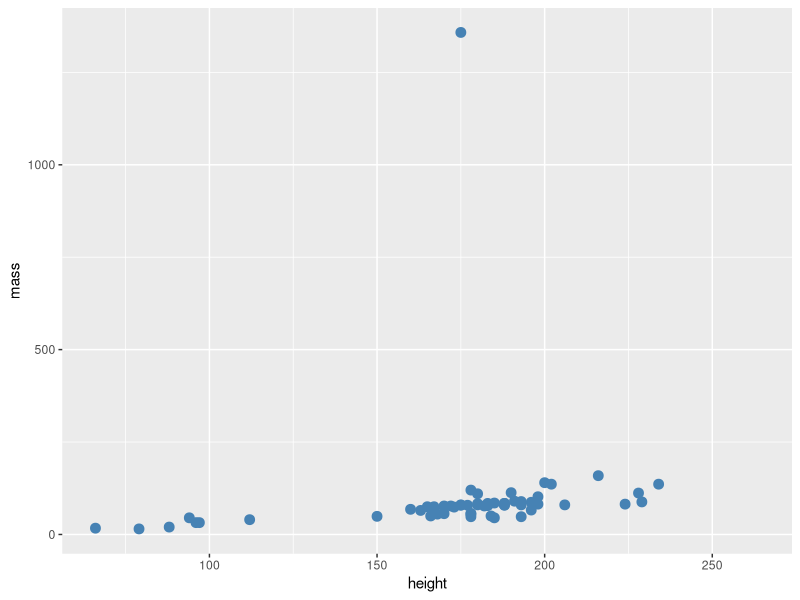
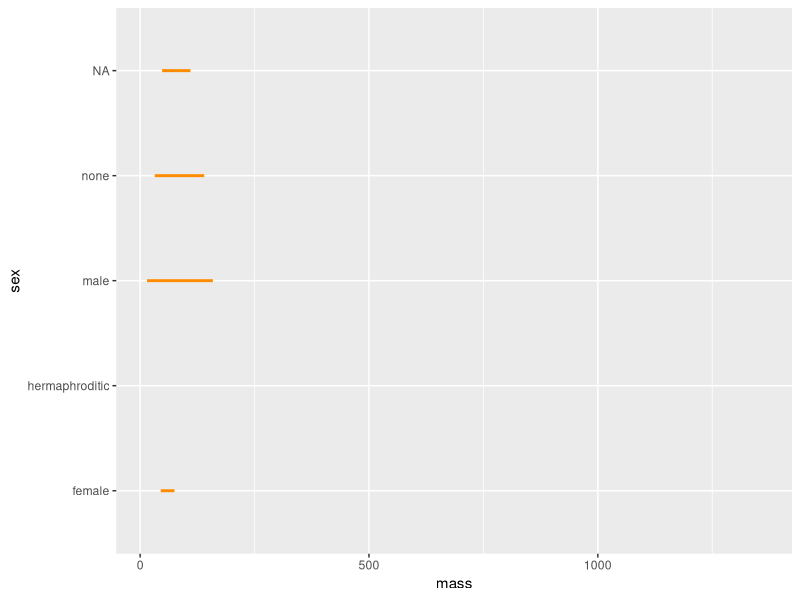
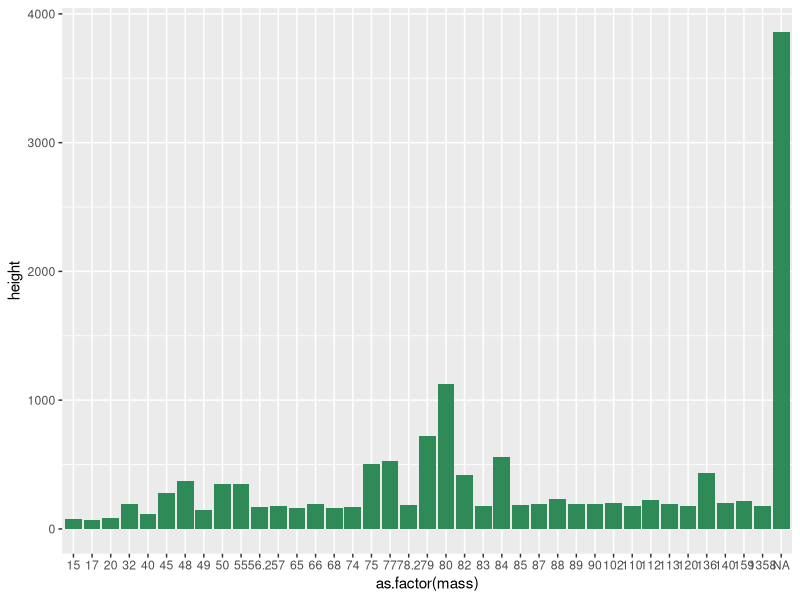
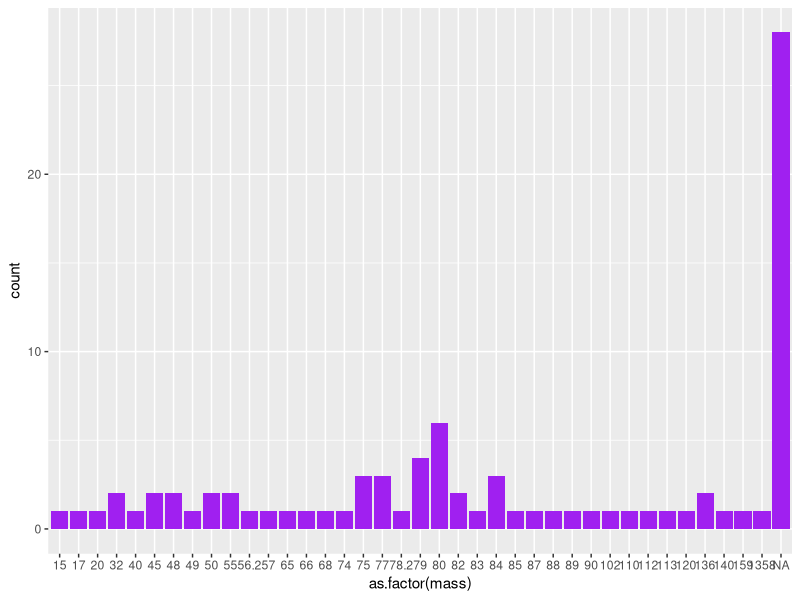
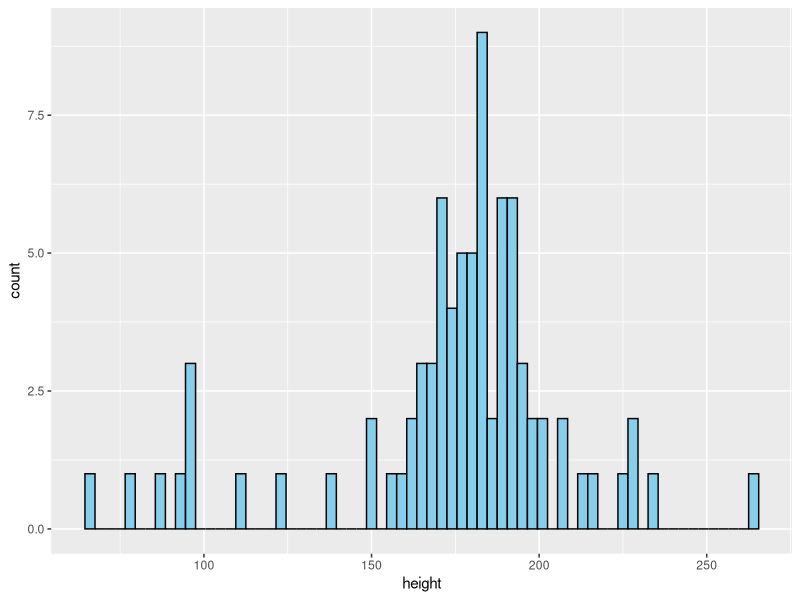
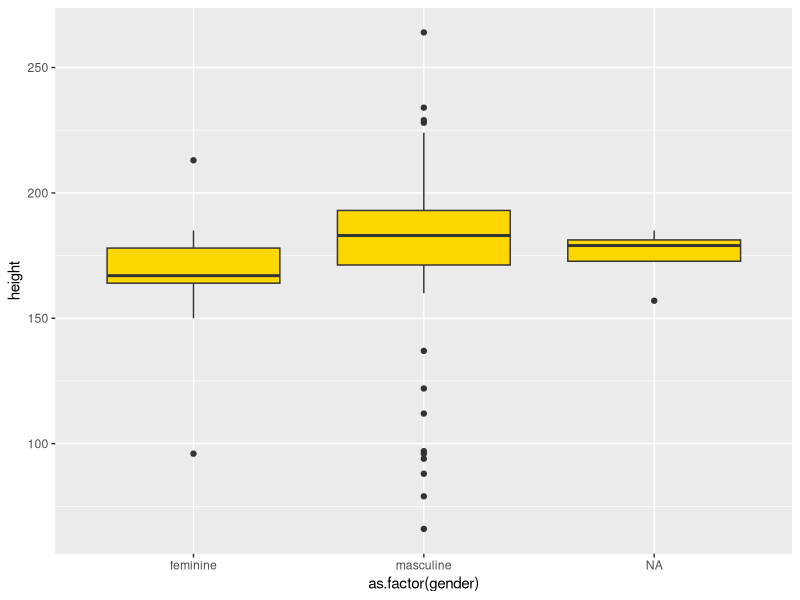
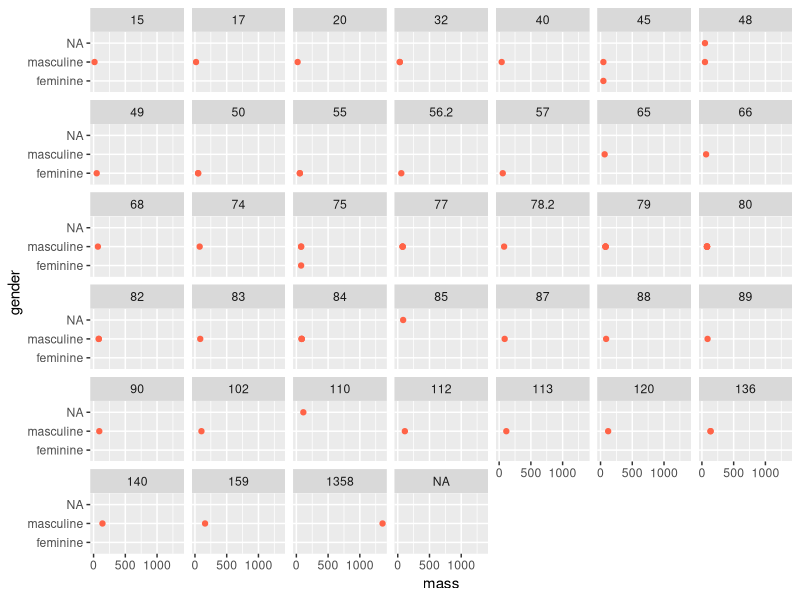
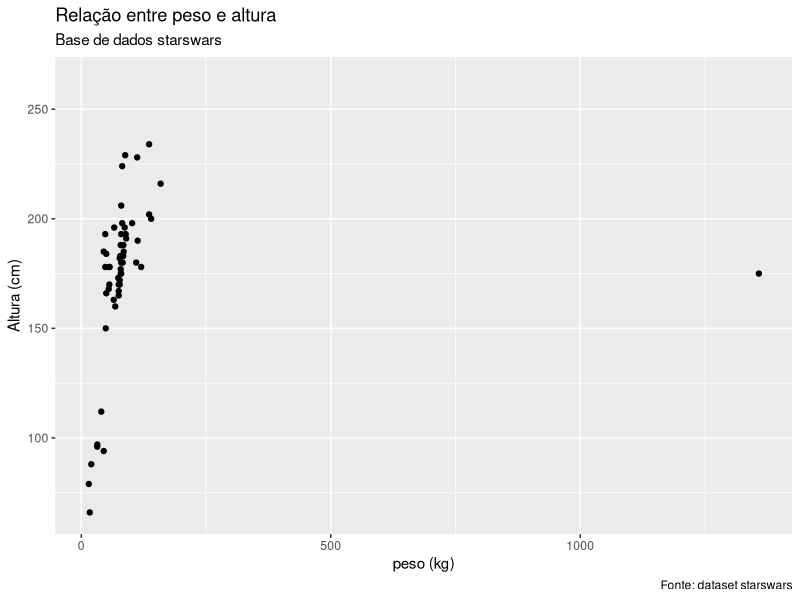

Source code (R) for these figures, in order:
# Explorando o ecossistema tidyverse da linguagem R.

# O que é o tidyverse?
# O tidyverse é um ecossistema de pacotes no R criado para facilitar 
# o trabalho com dados. A ideia central é seguir a filosofia do tidy 
# data, onde:

# Cada variável é uma coluna,
# Cada observação é uma linha,
# Cada valor é uma célula. 

# Essa padronização torna os dados mais fáceis de manipular, analisar 
# e visualizar.

# O tidyverse cobre todo o fluxo de ciência de dados:
# Importar dados.
# Organizar dados.
# Transformar dados.
# Visualizar resultados.
# Modelar dados.
# Comunicar resultados.

# Caso ainda não o tenha instalado:
# install.packages("tidyverse")

# Após instalado, a próxima linha carrega toda a coleção:

library(tidyverse)

# São carregados:
# ggplot2 → visualização de dados.
# dplyr → manipulação de dados.
# tidyr → organização de dados.
# readr → importação/exportação de dados.
# purrr → programação funcional.
# tibble → data frames modernos.
# stringr → manipulação de strings.
# forcats → manipulação de fatores.

# ================================================================

# 1. readr (importação/exportação).

# Funções principais:
# read_csv() - ler CSV.
# read_tsv() - ler TSV.
# read_delim() - ler delimitados.
# write_csv() - salvar CSV.
# read_rds() e write_rds() - salvar/ler binário.

# ================================================================

# 2. dplyr (manipulação de dados).

# select() - selecionar colunas.
# filter() - filtrar linhas.
# arrange() - ordenar.
# mutate() - criar/transformar colunas.
# summarise() - resumir valores.
# group_by() - agrupar para cálculos.
# distinct() - valores únicos.
# rename() - renomear colunas.
# join functions (left_join, inner_join, right_join, full_join).

# Exemplo de manipulação de dados:

# Exemplo com dataset interno.
dados = starwars

# Leitura das primeiras linhas.
head(dados)

# Visualização dos dados em janela separada.
View(dados)

# ----------

# filtra apenas as linhas do tipo olhos azuis. 
# Seleciona nome, cor dos olhos, peso e altura.
# Ordenação descendente dos nomes.
# Cria uma coluna altura_peso para o imc.
# Renomeia a coluna altura_peso para imc.
dados %>% 
  filter(eye_color == "blue") %>%   
  select(name, eye_color, mass, height) %>%
  arrange(desc(name)) %>%
  mutate(altura_peso = mass / ((height / 100) ** 2 )) %>%
  rename(imc = altura_peso)

# ----------

# Busca o valor mais frequente.
dados %>%
  summarise(moda = names(which.max(table(sex))))

# ----------

# Valores distintos.
dados %>%
  distinct(sex)

# ----------

# Em R, join functions (left_join, inner_join, right_join, full_join)
# ------------------------------------------------------------------------  
# Função	     | Tipo de junção	  | Mantém linhas de...
# -------------|------------------|---------------------------------------
# inner_join() | Interseção	      | Apenas registros que estão em ambos os data frames.
# left_join()	 | Junção à esquerda|	Todos os registros do data frame da esquerda.
# right_join() | Junção à direita	| Todos os registros do data frame da direita.
# full_join()	 | Junção completa	| Todos os registros de ambos os data frames.
# ------------------------------------------------------------------------

# Data frames criados para exemplificar as joins functions.

# Data frame 1: alunos e suas notas
alunos <- tibble(
  id = c(1, 2, 3, 4),
  nome = c("Ana", "Bruno", "Carlos", "Diana"),
  nota = c(8.5, 7.2, 9.1, 6.8)
)

# Data frame 2: alunos e suas turmas
turmas <- tibble(
  id = c(2, 3, 4, 5),
  turma = c("A", "B", "A", "C")
)

inner_join(alunos, turmas, by = "id")
left_join(alunos, turmas, by = "id")
right_join(alunos, turmas, by = "id")
full_join(alunos, turmas, by = "id")

# ================================================================

# 3. tidyr (organização dos dados)

# pivot_longer() - transformar colunas em linhas.
# pivot_wider() - transformar linhas em colunas.
# separate() - separar colunas.
# unite() - unir colunas.
# drop_na() - remover NAs.
# replace_na() - substituir NAs.

# Exemplo de organização de dados:

# Serve para “derreter” colunas e deixá-las empilhadas.
# Transforma colunas em linhas.
# Transformar as colunas height, mass e birth_year em duas colunas:
# atributo e valor.

# Seleciona colunas relevantes.
# Colunas que serão transformadas.
# Nome da nova coluna com os nomes originais.
# Nome da nova coluna com os valores.
dados_longos <- dados %>%
  select(name, height, mass, birth_year) %>%  
  pivot_longer(
    cols = c(height, mass, birth_year),       
    names_to = "atributo",                    
    values_to = "valor"                       
  )

head(dados_longos)

# ----------

# Fazer o caminho inverso, transformando as linhas (atributos) 
# de volta em colunas.
dados_grandes <- dados_longos %>%
  pivot_wider(
    names_from = atributo,   
    values_from = valor      
  )

head(dados_grandes)

# ----------

# Separa uma coluna em duas.
dados_separados <- dados %>%
  separate(name, into = c("primeiro_nome", "segundo_nome"), sep = " ")

dados_separados

# ----------

# Unir duas colunas.
dados_unidos <- dados_separados %>%
  unite(col = "name", primeiro_nome, segundo_nome, sep = " ")

dados_unidos

# ----------

# Remover linhas com valores ausentes.
dados_apagar_na <- dados %>%
  drop_na()

dados_apagar_na

# ----------

# Substitui valores ausentes de colunas específicas.
dados_substituidos <- dados %>%
  replace_na(list(hair_color = "Desconhecido"))

dados_substituidos

# ================================================================

# 4. purrr (programação funcional)

# map() - aplica função sobre listas/vetores
# map_dbl(), map_chr() - retorna vetores tipados
# map_df() - retorna data frame
# pmap() - aplica função com múltiplos argumentos


# Aplica a função que muda a grandeza da altura: cm para m.
dados_resultado <- map(dados$height, function(x) x / 100)

dados_resultado

# ----------

# Retorna um vetor numérico do peso ao quadrado.
resultado_vetor <- map_dbl(dados$mass, function(x) x ** 2)

resultado_vetor

# ----------

# Retorn um vetor de caracteres.
dados_caracteres <- map_chr(dados$name, function(x) paste("Personagem:", x))

dados_caracteres

# ----------

# Retorna um data frame com peso, peso_quadrado e peso_cubo.

dados_df <- map_df(dados$mass, function(x) {
  tibble(
    peso = x,
    peso_quadrado = x ** 2,
    peso_cubo = x ** 3
  )
})

dados_df

# ----------

# Mapeia múltiplas colunas (argumentos paralelos)
dados_escolhidos <- dados %>%
  select(height, mass)

dados_soma <- pmap_dbl(dados_escolhidos, function(height, mass) height * mass)

head(dados_soma)

# ================================================================

# 5. tibble (data frames modernos)

# tibble() - cria tibble
# as_tibble() - converte para tibble
# glimpse() - visualização compacta dos dados

# Exemplo de criação de data frame:

# Criação de um tibble manualmente.

dados_tibble <- tibble(
  nome = c("Ana", "Bruno", "Carlos", "Teresa"),
  idade = c(23, 35, 48, 3),
  cidade = c("Recife", "São Paulo", "Recife", "Recife")
)

# Exibe o tibble
print(dados_tibble)

# ----------

# Criação de um data frame base
df_base <- data.frame(
  nome = c("Carlos", "Teresa"),
  idade = c(48, 3)
)

# Conversão para tibble
tb_convertido <- as_tibble(df_base)

# Exibição
print(tb_convertido)

# ----------

# A função glimpse() mostra uma visão resumida horizontal dos dados — 
# ideal para explorar rapidamente colunas e tipos.

glimpse(dados)

# ================================================================

# 6. stringr (manipulação de strings)

# str_detect() - detectar padrão
# str_replace() - substituir padrão
# str_to_upper(), str_to_lower(), str_to_title() - maiúsculas/minúsculas
# str_length() - tamanho da string
# str_c() - concatenar

# Exemplo de manipulação de string:

# Verificar se o nome contém "Skywalker", caso positivo, retorna mensagem.
string_detect <- dados %>%
  mutate(
    contem_Skywalker = str_detect(name, "Skywalker"),
    mensagem = if_else(contem_Skywalker, "Tem Skywalker!", "Não tem Skywalker")
  )

glimpse(string_detect)

# ----------

# Substituir "Luke" por "Luque".
string_replace <- dados %>%
  mutate(nome_corrigido = str_replace(name, "Luke", "Luque"))

glimpse(string_replace)

# ----------

# Alterar maiúsculas, minúsculas e primeira letra dos nomes.
string_upper_lower_title <- dados %>%
  mutate(
    nome_maiusculo = str_to_upper(name),
    nome_minusculo = str_to_lower(name),
    nome_titulo    = str_to_title(name)
  )

glimpse(string_upper_lower_title)

# ----------

# Retorma o tamanho da string.
string_tamanho <- dados %>%
  mutate(tamanho_nome = str_length(name))

glimpse(string_tamanho)

# ----------

# Concatenar strings.
string_concatenar <- dados %>%
  mutate(nome_especie = str_c(name, " - ", species))

glimpse(string_concatenar)

# ================================================================

# 7. forcats (fatores/categorias)

# fct_relevel() - reordenar níveis manualmente
# fct_infreq() - ordenar por frequência
# fct_recode() - renomear níveis
# fct_lump() - agrupar categorias raras em "outros"

# Exemplo de criação de data frame:

# Reordenar níveis manualmente.

library(forcats)
library(dplyr)

# Reordena manualmente os níveis de um fator, colocando os níveis 
# em uma posição específica (geralmente no início).

# fct_relevel() é útil quando você quer controlar a ordem dos níveis 
# para gráficos (ggplot2) ou tabelas, por exemplo, colocando uma 
# categoria como “padrão” ou “referência”.

# Criando um vetor categórico (fator).
cores <- factor(c("Azul", "Vermelho", "Verde", "Azul", "Verde", "Amarelo"))

# Visualizando a ordem original dos níveis.
levels(cores)

# Reordenando os níveis manualmente.
cores_reordenadas <- fct_relevel(cores, "Vermelho")

levels(cores_reordenadas)

# ----------

# Criando um fator com diferentes frequências.
frutas <- factor(c(
  "Maçã", "Banana", "Maçã", "Uva", "Maçã", "Banana", "Uva", "Uva", "Uva")
  )

# Contando as frequências antes.
table(frutas)

frutas_ordem_freq <- fct_infreq(frutas)

# Agora os níveis estão ordenados pela frequência, garantindo que as 
# categorias mais comuns apareçam primeiro.

levels(frutas_ordem_freq)

# ----------

# Renomeia os níveis de um fator — ou seja, altera os rótulos 
# de categorias específicas.

# Criando fator com nomes confusos.
status <- factor(c("Aprov", "Reprov", "Aprov", "Em_Analise", "Reprov"))

# Renomeando para nomes mais legíveis.
status_limpo <- fct_recode(status,
                           "Aprovado" = "Aprov",
                           "Reprovado" = "Reprov",
                           "Em Análise" = "Em_Analise")

# fct_recode() é excelente para padronizar categorias vindas de 
# bancos de dados onde há abreviações, erros de digitação 
# ou nomes pouco legíveis.

levels(status_limpo)

# ----------

# Agrupa as categorias menos frequentes em uma 
#categoria “outros” (por padrão, "Other").
# Ideal para simplificar gráficos ou análises quando há muitas categorias raras.

# Criando um fator com várias categorias.
animais <- factor(c("Cachorro", "Gato", "Gato", "Peixe", "Pássaro", 
                    "Cavalo", "Gato", "Cachorro", "Tartaruga", "Pássaro"))

# Contando frequências antes.
table(animais)

animais_lumped <- fct_lump(animais, n = 2)

# As categorias menos frequentes foram agrupadas em "Other".
# Isso é especialmente útil para gráficos de pizza ou barras, 
# evitando que apareçam dezenas de rótulos pequenos e irrelevantes.

table(animais_lumped)

# ================================================================

# 8. ggplot2 (visualização)

# ggplot() - inicializa gráfico
# geom_point() - gráfico de dispersão
# geom_line() - linha
# geom_col() / geom_bar() - barras
# geom_histogram() - histograma
# geom_boxplot() - boxplot
# facet_wrap() / facet_grid() - dividir gráfico em painéis
# labs() - títulos e eixos
# theme_minimal(), theme_classic() - temas

# Exemplo de visualizações.

library(ggplot2)

# geom_point() — gráfico de dispersão.
# Base: altura cm vs peso kg.
# geom_point() adiciona os pontos (scatter plot).
# color define a cor dos pontos.
# size define o tamanho.
ggplot(dados, aes(x = height, y = mass)) +
  geom_point(color = "steelblue", size = 3)

# ----------

# geom_line() — gráfico de linha
# geom_line() liga os pontos por uma linha.
# Requer uma variável contínua no eixo x.
# Ideal para séries temporais ou tendências.
ggplot(dados, aes(x = mass, y = sex)) +
  geom_line(color = "darkorange", linewidth = 1)

# ----------

# geom_col() / geom_bar() — gráfico de barras.
# geom_col() → usa valores já fornecidos em y.
ggplot(dados, aes(x = as.factor(mass), y = height)) +
  geom_col(fill = "seagreen")

# ----------

# geom_col() / geom_bar() — gráfico de barras.
# geom_bar() → conta automaticamente as ocorrências (não precisa de height).
ggplot(dados, aes(x = as.factor(mass))) +
  geom_bar(fill = "purple")

# ----------

# geom_histogram() — histograma.
# Agrupa valores numéricos em intervalos (bins).
# binwidth → tamanho das classes.
# Mostra distribuição de frequência.
ggplot(dados, aes(x = height)) +
  geom_histogram(binwidth = 3, fill = "skyblue", color = "black")

# ----------

# geom_boxplot() — boxplot
# Mostra mediana, quartis e outliers.
# Ideal para comparar distribuições entre grupos.
ggplot(dados, aes(x = as.factor(gender), y = height)) +
  geom_boxplot(fill = "gold")

# ----------

# facet_wrap() / facet_grid().
# facet_wrap: divide por uma variável.
ggplot(dados, aes(x = mass, y = gender)) +
  geom_point(color = "tomato") +
  facet_wrap(~mass)

# ----------

# labs() — títulos, legendas e eixos.
ggplot(dados, aes(x = mass, y = height)) +
  geom_point() +
  labs(
    title = "Relação entre peso e altura",
    subtitle = "Base de dados starswars",
    x = "peso (kg)",
    y = "Altura (cm)",
    caption = "Fonte: dataset starswars"
  )

# ----------

# theme_minimal() — aparência.
# theme_gray() (padrão)
# theme_light()
# theme_dark()
# theme_bw()
ggplot(dados, aes(x = mass, y = height)) +
  geom_point(color = "darkgreen") +
  theme_minimal()

# ----------

# theme_classic() — aparência.
# theme_gray() (padrão)
# theme_light()
# theme_dark()
# theme_bw()
ggplot(dados, aes(x = height, y = mass)) +
  geom_point(color = "darkred") +
  theme_classic()



